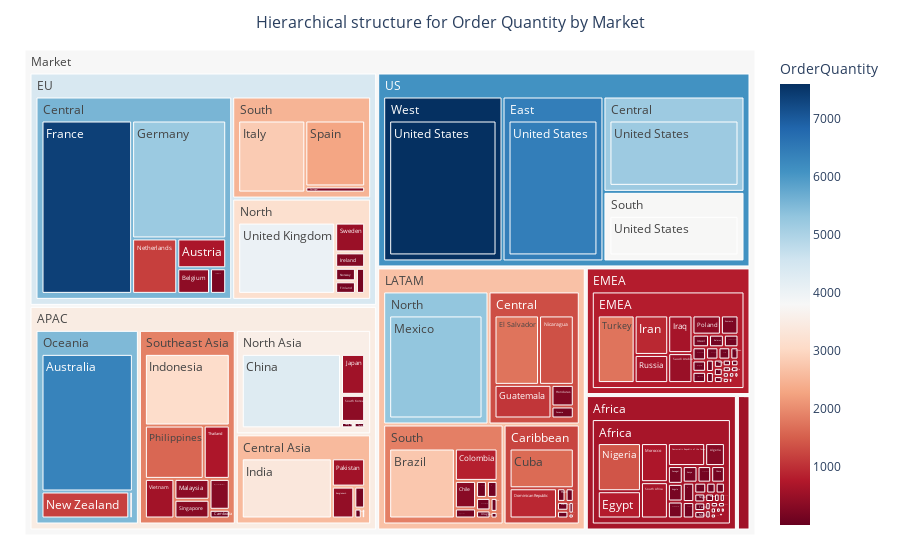
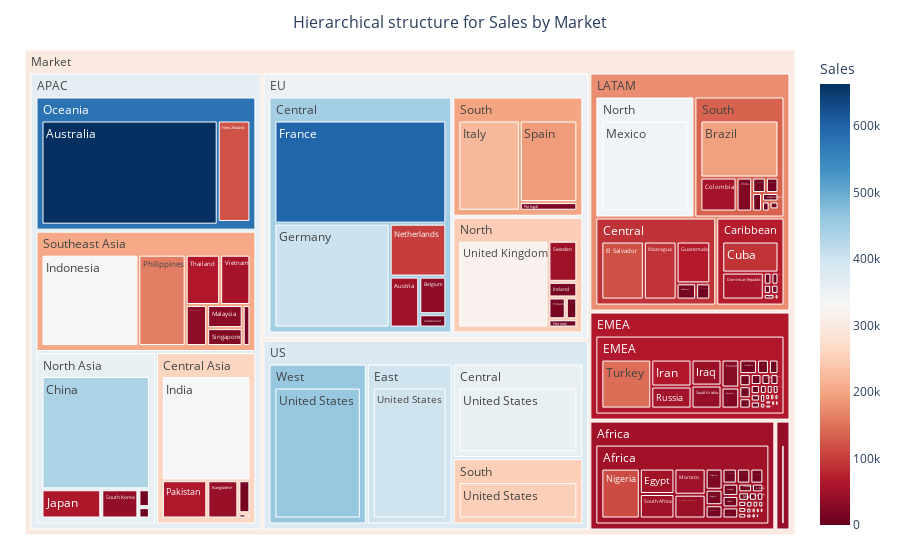

Notebook code for these charts, in order:
### Markdown cell above
### <span style="color: green">Hierarchical structure for Order Quantity and Sales by each Market</span>

#### <span style="color: green">*Cấu trúc phân cấp cho số lượng đặt hàng và doanh số bán hàng theo từng thị trường kinh doanh*</span>

### Code cell
#create DataFrame between OrderQuantity and Sales by Category
df = data_mix.groupby(['Market','Region','Country']).agg({'OrderQuantity': sum, 'Sales': sum})[['OrderQuantity','Sales']].reset_index()

#create treemap for Market by Order Quantity
import plotly.express as px
import numpy as np
fig = px.treemap(df, path=[px.Constant('Market'),'Market','Region','Country'], values='OrderQuantity',  
                 color="OrderQuantity", hover_data=['Country'],color_continuous_scale='RdBu')
fig.update_layout(margin = dict(t=50, l=25, r=25, b=25),title_font_size=16,
    title={'text': "Hierarchical structure for Order Quantity by Market",'x':0.5,'y':0.97,'xanchor': 'center','yanchor': 'top'})
fig.show()


#create treemap for Market by Sales
import plotly.express as px
import numpy as np
fig = px.treemap(df, path=[px.Constant('Market'),'Market','Region','Country'], values='Sales',  
                 color="Sales", hover_data=['Country'],color_continuous_scale='RdBu')
fig.update_layout(margin = dict(t=50, l=25, r=25, b=25),title_font_size=16,
    title={'text': "Hierarchical structure for Sales by Market",'x':0.5,'y':0.97,'xanchor': 'center','yanchor': 'top'})
fig.show()

### Figure 1 — Plotly figure (JSON) as saved in the notebook; plotly's stock layout.template omitted (floating-point values rounded to 4 significant figures; data arrays with more than 128 entries replaced by an {"elided": "..."} marker saying what was removed)
{"data": [{"branchvalues": "total", "customdata": {"elided": "163x2 mixed values"}, "domain": {"x": [0, 1], "y": [0, 1]}, "hovertemplate": "labels=%{label}<br>OrderQuantity_sum=%{value}<br>parent=%{parent}<br>id=%{id}<br>Country=%{customdata[0]}<br>OrderQuantity=%{color}<extra></extra>", "ids": {"elided": "163 str values"}, "labels": {"elided": "163 str values"}, "marker": {"coloraxis": "coloraxis", "colors": {"elided": "163 float values"}}, "name": "", "parents": {"elided": "163 str values"}, "type": "treemap", "values": {"elided": "163 int values"}}], "layout": {"coloraxis": {"colorbar": {"title": {"text": "OrderQuantity"}}, "colorscale": [[0, "rgb(103,0,31)"], [0.1, "rgb(178,24,43)"], [0.2, "rgb(214,96,77)"], [0.3, "rgb(244,165,130)"], [0.4, "rgb(253,219,199)"], [0.5, "rgb(247,247,247)"], [0.6, "rgb(209,229,240)"], [0.7, "rgb(146,197,222)"], [0.8, "rgb(67,147,195)"], [0.9, "rgb(33,102,172)"], [1, "rgb(5,48,97)"]]}, "legend": {"tracegroupgap": 0}, "margin": {"b": 25, "l": 25, "r": 25, "t": 50}, "title": {"font": {"size": 16}, "text": "Hierarchical structure for Order Quantity by Market", "x": 0.5, "xanchor": "center", "y": 0.97, "yanchor": "top"}}}

### Figure 2 — Plotly figure (JSON) as saved in the notebook; plotly's stock layout.template omitted (floating-point values rounded to 4 significant figures; data arrays with more than 128 entries replaced by an {"elided": "..."} marker saying what was removed)
{"data": [{"branchvalues": "total", "customdata": {"elided": "163x2 mixed values"}, "domain": {"x": [0, 1], "y": [0, 1]}, "hovertemplate": "labels=%{label}<br>Sales_sum=%{value}<br>parent=%{parent}<br>id=%{id}<br>Country=%{customdata[0]}<br>Sales=%{color}<extra></extra>", "ids": {"elided": "163 str values"}, "labels": {"elided": "163 str values"}, "marker": {"coloraxis": "coloraxis", "colors": {"elided": "163 float values"}}, "name": "", "parents": {"elided": "163 str values"}, "type": "treemap", "values": {"elided": "163 float values"}}], "layout": {"coloraxis": {"colorbar": {"title": {"text": "Sales"}}, "colorscale": [[0, "rgb(103,0,31)"], [0.1, "rgb(178,24,43)"], [0.2, "rgb(214,96,77)"], [0.3, "rgb(244,165,130)"], [0.4, "rgb(253,219,199)"], [0.5, "rgb(247,247,247)"], [0.6, "rgb(209,229,240)"], [0.7, "rgb(146,197,222)"], [0.8, "rgb(67,147,195)"], [0.9, "rgb(33,102,172)"], [1, "rgb(5,48,97)"]]}, "legend": {"tracegroupgap": 0}, "margin": {"b": 25, "l": 25, "r": 25, "t": 50}, "title": {"font": {"size": 16}, "text": "Hierarchical structure for Sales by Market", "x": 0.5, "xanchor": "center", "y": 0.97, "yanchor": "top"}}}
